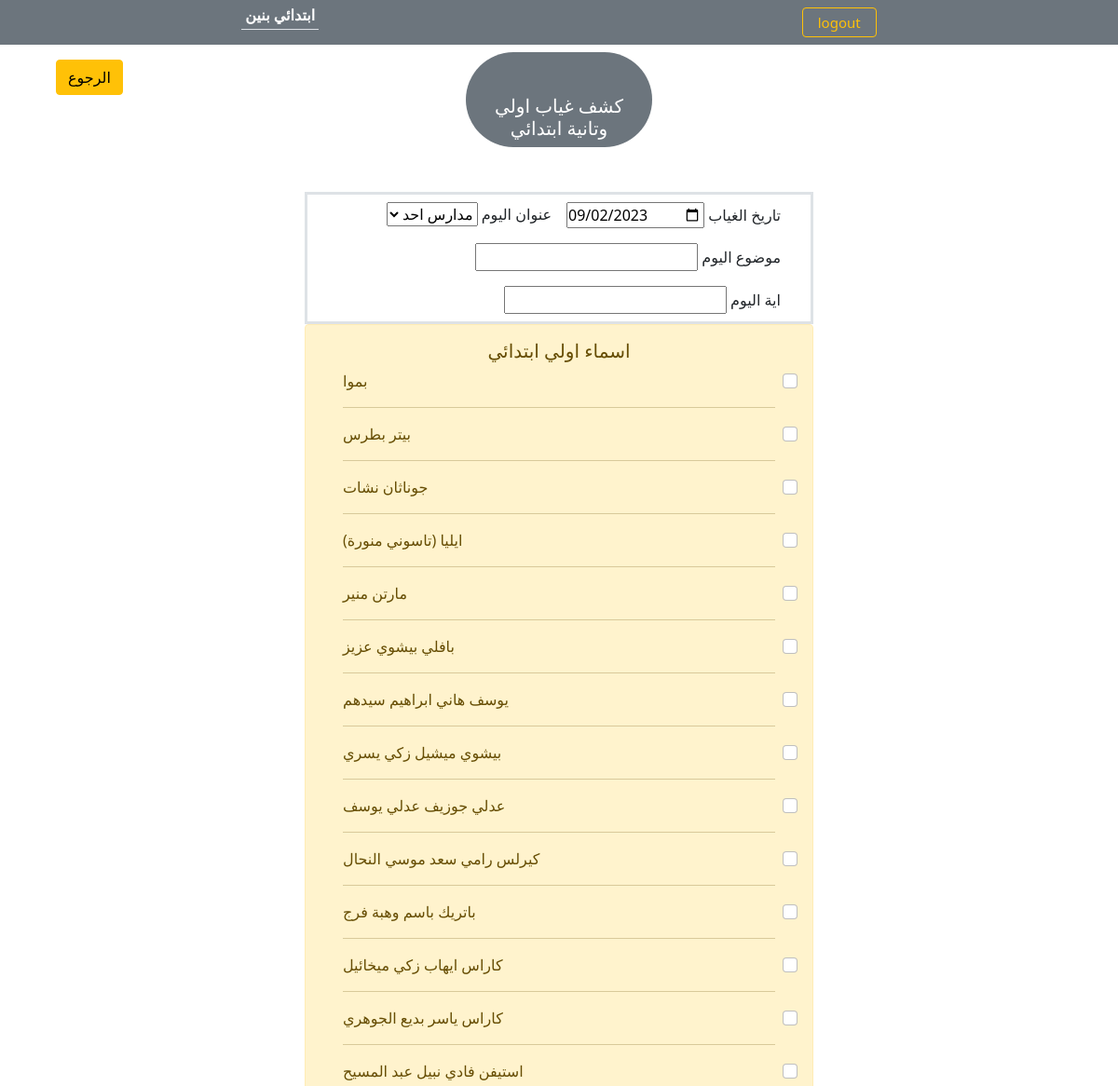
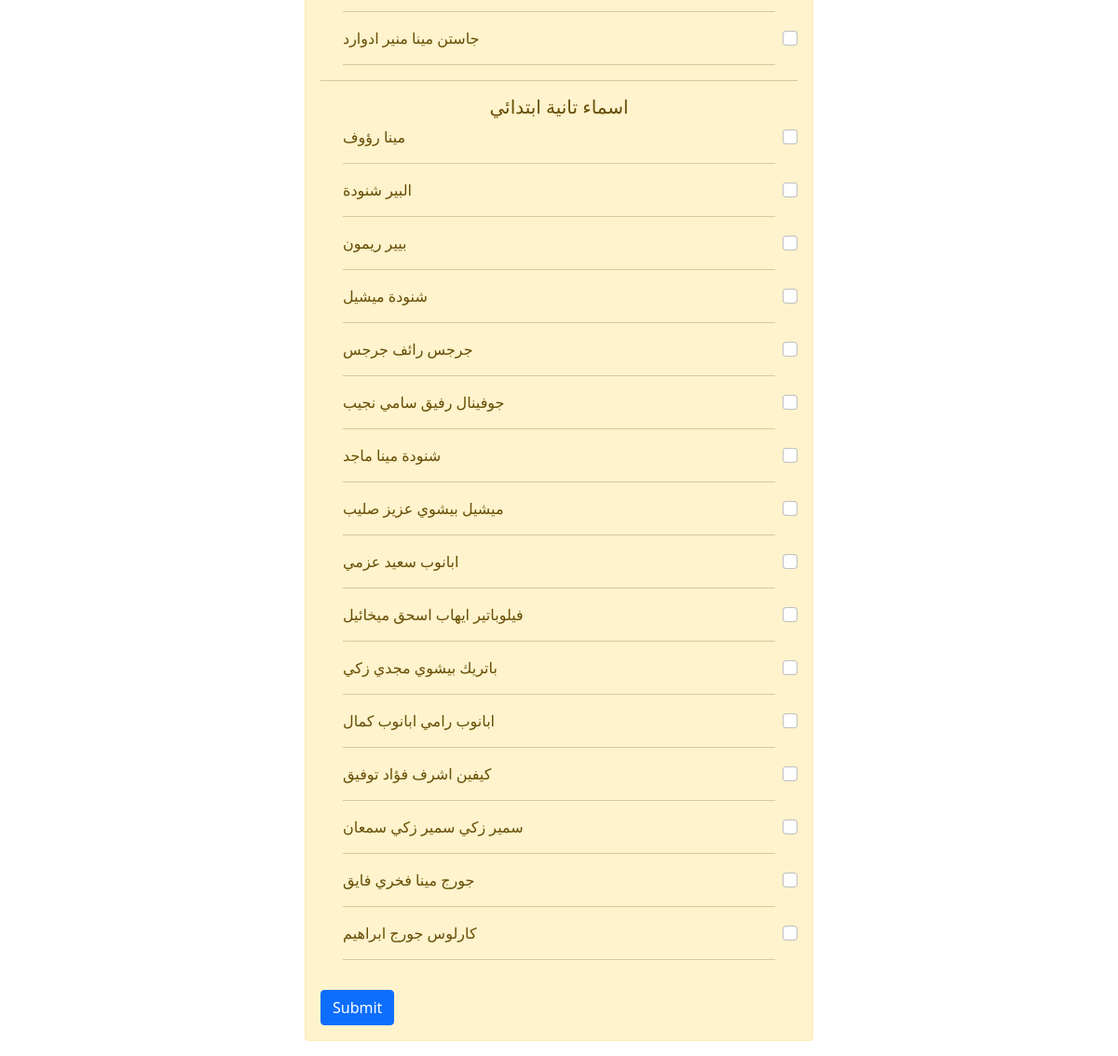
Page /project2/ebtda2y/attendance/12/ (signed in) on the committed database (2 pictures, top to bottom).
### project2/models.py (models this page shows, shortened)
class Student(models.Model):
    CONFESSION_FATHER_CHOICES = (
        ('لا يوجد', 'لا يوجد'),
        ('ابونا تاردس', 'ابونا تادرس'),
        ('ابونا سيرافيم', 'ابونا سيرافيم'),
        ('ابونا تيمثاوس', 'ابونا تيمثاوس'),
        ('اب كاهن اخر', 'اب كاهن اخر'),
    )
    ACADEMIC_YEAR_CHOICES = (
        (-2, '-2'),
        (-1, '-1'),
        (1, '1'),
        (2, '2'),
        (3, '3'),
        (4, '4'),
        (5, '5'),
        (6, '6'),
    )
    SCHOOL_CHOICES = (
        ("الاسقفية","الاسقفية"),
        ("الاقباط الابتدائية","الاقباط الابتدائية"),
        ("التحرير","التحرير"),
        ("هابي سكول","هابي سكول"),
        ("برهيم التجريبية","برهيم التجريبية"),
        ("سدود التجريبية","سدود التجريبية"),
        ("الشيخ زويل","الشيخ زويل"),
        ("اخري","اخري"),
    )
    name = models.CharField(max_length=100)
    gender = models.CharField(max_length=6, choices=GENDER_CHOICES, default="male")
    academic_year = models.IntegerField(choices=ACADEMIC_YEAR_CHOICES)
    phone_number = models.CharField(max_length=11, blank=True)
    phone_number2 = models.CharField(max_length=11, blank=True)
    facebook_profile = models.CharField(max_length=255,blank=True)
    date_of_birth = models.DateField(default = date(2000, 1, 1), blank=True)
    school_name = models.CharField(max_length=255, choices=SCHOOL_CHOICES,blank=True)
    confession_father = models.CharField(max_length=15, choices=CONFESSION_FATHER_CHOICES, default="لا يوجد", blank=True)
    hobbies = models.CharField(max_length=255,blank=True)
    health_problems = models.CharField(max_length=255,default="لا يوجد", blank=True)
    home_town = models.CharField(max_length=255,default="منوف", blank=True)
    home_region = models.CharField(max_length=255,blank=True)
    home_address = models.CharField(max_length=255,blank=True)
    how_to_church = models.CharField(max_length=255,blank=True)
    registered_in_church_list = models.BooleanField(default=False)
    absences = models.IntegerField(default=0, blank=True, null=True)
    attendance_rate = models.FloatField(default=0.0, blank=True, null=True)
    responsible_servant = models.CharField(max_length=100, blank=True)
    brothers = models.ManyToManyField('self', symmetrical=True, blank=True, default=list)
    notes = models.TextField(blank=True, default='')
    father_name = models.CharField(max_length=100,blank=True)
    father_phone_number1 = models.CharField(max_length=11, blank=True)
    father_phone_number2 = models.CharField(max_length=11, blank=True)
    father_facebook_profile = models.CharField(max_length=255,blank=True)
    father_job = models.CharField(max_length=100, blank=True)
    father_alive = models.BooleanField(default=True)
    father_notes = models.TextField(blank=True)
    mother_name = models.CharField(max_length=100,blank=True)
    mother_phone_number1 = models.CharField(max_length=11, blank=True)
    mother_phone_number2 = models.CharField(max_length=11, blank=True)
    mother_facebook_profile = models.CharField(max_length=255,blank=True)
    mother_job = models.CharField(max_length=100, blank=True)
    mother_alive = models.BooleanField(default=True)
    mother_notes = models.TextField(blank=True)

### project2/views.py (the view, shortened to what this page needs)
# urls.py: path('ebtda2y/attendance/<str:class_number>/', views.attendance_specific, name="attendance_specific"),
@specific_username_required
def attendance_specific(request, class_number):
    form = AttendanceRecordForm()
    students_1 = None
    students_2 = None
    class_number = str(class_number)
    if class_number == "12":
        students_1= Student.objects.filter(academic_year__range=(-2,1))
        students_2= Student.objects.filter(academic_year=2)
    elif class_number == "34":
        students_1= Student.objects.filter(academic_year=3)
        students_2= Student.objects.filter(academic_year=4)
    elif class_number == "56":
        students_1= Student.objects.filter(academic_year=5)
        students_2= Student.objects.filter(academic_year=6)
    context = {
                'students_1': students_1,
                'students_2': students_2,
                'form': form,
                'class_number': class_number
               }
    return render(request, "project2/attendance_specific.html", context)

### project2/forms.py
class AttendanceRecordForm(forms.ModelForm):
    class Meta:
        model = AttendanceRecord
        fields = '__all__'  # You can specify the fields you want to include here if needed
        widgets = {
            'date': forms.DateInput(attrs={'type': 'date'}),
        }

### project2/views.py (called while the page is built)
def specific_username_required(view_func):
    @wraps(view_func)
    def _wrapped_view(request, *args, **kwargs):
        user = request.user
        if user.username == 'khadem':
            return view_func(request, *args, **kwargs)
        else:
            return HttpResponse("You are not authorized to access this view.")
    return _wrapped_view  # Remove login_required here

### project2/templates/project2/attendance_specific.html (shortened to what this page needs)
{% extends 'project2/base.html' %}
{% block content %}
    <div class="container text-white me-5 float-end mt-3 me-3"> <a class="btn btn-warning" href="{% url 'project2:attendance_general' %}"> الرجوع </a></div>
    <h4 class="text-center bg-secondary text-white container col-2 p-2 fs-5 mt-2 rounded-pill"> كشف غياب اولي وتانية ابتدائي </h4>
    <div class="container mt-5">
        <div class="row justify-content-center">
            <div class="col-md-6">
                <form method="post">
                    <div class="container border border-3 d-flex flex-row flex-wrap" dir="rtl">
                        <div class="m-2"> تاريخ الغياب {{form.date}} </div>
                        <div class="m-2"> عنوان اليوم {{form.day_title}} </div>
                        <div class="m-2"> موضوع اليوم {{form.day_topic}} </div>
                        <div class="m-2"> اية اليوم {{form.day_verse}} </div>
                    </div>
                    <div class="alert alert-warning" role="alert">
                        {% if class_number == '12' %}
                            <h5 class="text-center">اسماء اولي ابتدائي</h5>
                        {% elif class_number == '34' %}
                            <h5 class="text-center">اسماء تالتة ابتدائي</h5>
                        {% elif class_number == '56' %}
                            <h5 class="text-center">اسماء خامسة ابتدائي</h5>
                        {% endif %}
                        {% for student in students_1 %}
                            <div class="form-check">
                                <input class="form-check-input larger-checkbox" type="checkbox" name="attended_names" value="{{ student.name }}" id="{{ student.name }}">
                                <label class="form-check-label" for="{{ student.name }}">
                                    {{ student.name }}
                                </label>
                                <hr>
                            </div>
                        {% endfor %}
                        <hr>
                        {% if class_number == '12' %}
                            <h5 class="text-center">اسماء تانية ابتدائي</h5>
                        {% elif class_number == '34' %}
                            <h5 class="text-center">اسماء رابعة ابتدائي</h5>
                        {% elif class_number == '56' %}
                            <h5 class="text-center">اسماء سادسة ابتدائي</h5>
                        {% endif %}
                        {% for student in students_2 %}
                            <div class="form-check">
                                <input class="form-check-input" type="checkbox" name="attended_names" value="{{ student.name }}" id="{{ student.name }}">
                                <label class="form-check-label" for="{{ student.name }}">
                                    {{ student.name }}
                                </label>
                                <hr>
                            </div>
                        {% endfor %}
                        <button type="submit" class="btn btn-primary mt-3">Submit</button>
                    </div>
                </form>
            </div>
        </div>
    </div>
{% endblock %}

### rows in the picture
Student: name "بموا"
Student: name "بيتر بطرس"
Student: name "جوناثان نشات"
Student: name "ايليا (تاسوني منورة)"
Student: name "مارتن منير"
Student: name "بافلي بيشوي عزيز"
Student: name "يوسف هاني ابراهيم سيدهم"
Student: name "بيشوي ميشيل زكي يسري"
Student: name "عدلي جوزيف عدلي يوسف"
Student: name "كيرلس رامي سعد موسي النحال"
Student: name "باتريك باسم وهبة فرج"
Student: name "كاراس ايهاب زكي ميخائيل"
Student: name "كاراس ياسر بديع الجوهري"
Student: name "استيفن فادي نبيل عبد المسيح"
Student: name "جاستن مينا منير ادوارد"
Student: name "مينا رؤوف"
Student: name "البير شنودة"
Student: name "بيير ريمون"
Student: name "شنودة ميشيل"
Student: name "جرجس رائف جرجس"
Student: name "جوفينال رفيق سامي نجيب"
Student: name "شنودة مينا ماجد"
Student: name "ميشيل بيشوي عزيز صليب"
Student: name "ابانوب سعيد عزمي"
Student: name "فيلوباتير ايهاب اسحق ميخائيل"
Student: name "باتريك بيشوي مجدي زكي"
Student: name "ابانوب رامي ابانوب كمال"
Student: name "كيفين اشرف فؤاد توفيق"
Student: name "سمير زكي سمير زكي سمعان"
Student: name "جورج مينا فخري فايق"
Student: name "كارلوس جورج ابراهيم"
